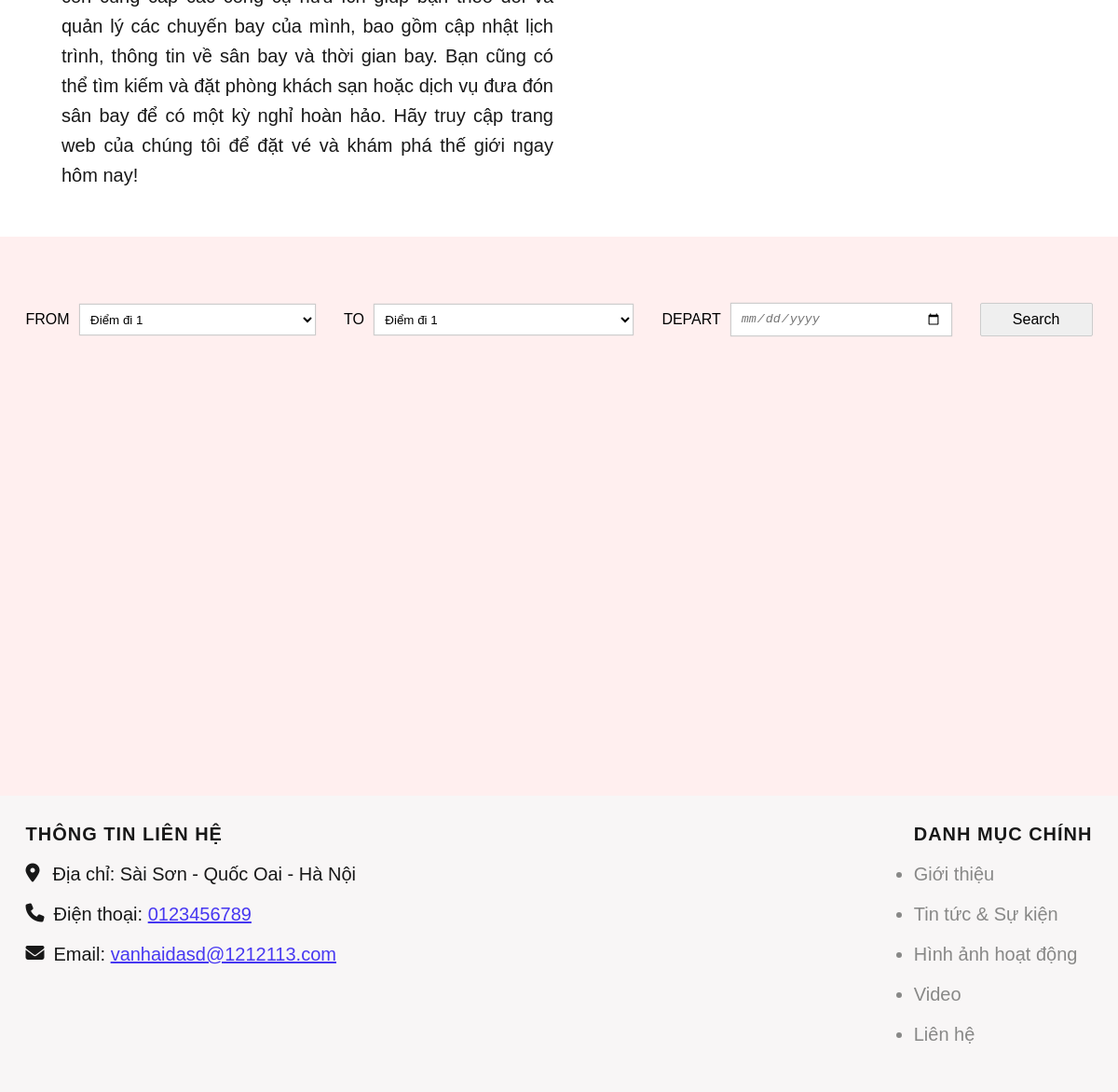
/ (lower part), run on an earlier commit of the app's database.
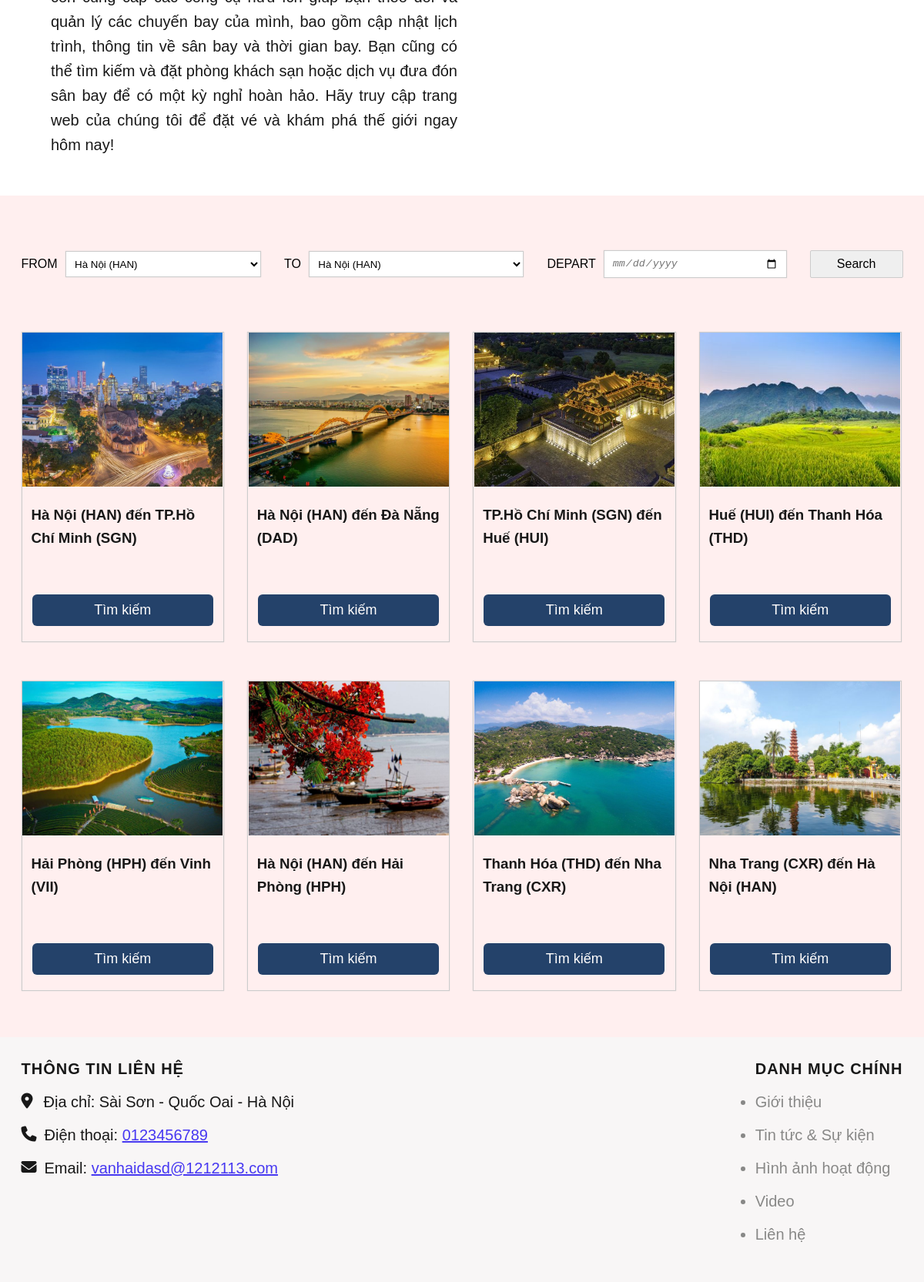
And on a later commit of the database.
### tables this page shows
CREATE TABLE `chuyen_bay` (
  `id` int(11) NOT NULL,
  `ten_may_bay` varchar(255) NOT NULL,
  `id_diemDi` int(11) NOT NULL,
  `id_diemDen` int(11) NOT NULL,
  `ngay_khoi_hanh` date NOT NULL,
  `thoi_gian_di` datetime NOT NULL,
  `thoi_gian_den` datetime NOT NULL,
  `trang_thai` varchar(255) NOT NULL
);

CREATE TABLE `dia_diem` (
  `id` int(11) NOT NULL,
  `ten` varchar(255) NOT NULL,
  `img` varchar(255) NOT NULL
);

### model/pdo.php (called while the page is built, shortened)
<?php
function pdo_get_connection(){
    $servername = "localhost";
    $username = "root";
    $password = "";
    try {
        $conn = new PDO("mysql:host=$servername;dbname=dat_ve_may_bay", $username, $password);
        $conn->setAttribute(PDO::ATTR_ERRMODE, PDO::ERRMODE_EXCEPTION);
        return $conn;
    } catch(PDOException $e) {
        echo "Connection failed: " . $e->getMessage();
    }
}
function pdo_query($sql){
    $sql_args=array_slice(func_get_args(),1);
    try{
        $conn=pdo_get_connection();
        $stmt=$conn->prepare($sql);
        $stmt->execute($sql_args);
        $rows=$stmt->fetchAll();
        return $rows;
    }
    catch(PDOException $e){
        throw $e;
    }
    finally{
        unset($conn);
    }
}
?>

### model/diadiem.php (called while the page is built, shortened)
<?php
    function loadall_diadiem() {
        $sql = "SELECT * FROM `dia_diem` WHERE 1";
        $listDiaDiem = pdo_query($sql);
        return $listDiaDiem;
    }
?>

### model/chuyenbay.php (called while the page is built, shortened)
<?php
    function load_cb_home () {
        $sql = "SELECT cb.*,
        dd_di.ten AS diem_di,
        dd_den.ten AS diem_den,
        dd_den.img AS img_den
        FROM chuyen_bay cb
        JOIN dia_diem dd_di ON cb.id_diemDi = dd_di.id
        JOIN dia_diem dd_den ON cb.id_diemDen = dd_den.id
        WHERE cb.trang_thai LIKE '%chua bay%'
        GROUP BY cb.id_diemDi, cb.id_diemDen
        ORDER BY cb.ngay_khoi_hanh
        LIMIT 8;
        ";
        $list = pdo_query($sql);
        return $list;
    }
?>

### view/home.php (the view, shortened to what this page needs)
<div class="content">
            <div id="info" class="info">
                <div class="info-content">
                    <div class="text">
                        <p></p>
                    </div>
                    <div class="img" style="position: relative;">
                    </div>
                </div>
            </div>
            <div id="tickets" class="tickets">
                <div class="tickets-content">
                    <form action="index.php?act=search" class="tickets-form" method="POST">
                            <div class="box">
                                <label>FROM</label>
                                <select name="diemdi" id="" class="">
                                    <?php
                                        foreach ($listDiaDiem as $value) {
                                            extract($value);
                                            echo '<option value="'.$id.'">'.$ten.'</option>';
                                        }
                                    ?>
                                </select>
                            </div>
                            <div class="box">
                                <label>TO</label>
                                <select name="diemden" id="" class="">
                                    <?php
                                        foreach ($listDiaDiem as $value) {
                                            extract($value);
                                            echo '<option value="'.$id.'">'.$ten.'</option>';
                                        }
                                    ?>
                                </select>
                            </div>
                            <div class="box">
                                <label>DEPART</label>
                                <input name="ngaydi" type="date" class="from" min="<?= date('Y-m-d');?>">
                            </div>
                            <input type="submit" name="search" value="Search" class="btn-search">
                    </form>
                    <div class="tikets-buy">
                        <div class="row-item">
                            <?php
                                $i = 1;
                                foreach ($listCbHome as $value) {
                                    extract($value);
                            ?>
                            <div class="item">
                                <img src="upload/<?= $img_den ?>" alt="ảnh lỗi">
                                <div class="item-text">
                                    <h3 style="line-height: 1.6;"><?= $diem_di ?> đến <?= $diem_den ?></h3>
                                </div>
                                <form action="index.php?act=search" method="POST">
                                    <input type="submit" name="search" value="Tìm kiếm" class="btn-buy">
                                </form>
                            </div>
                            <?php if ($i % 4 == 0) { ?>
                                </div>
                                <div class="row-item">
                            <?php }
                                    $i++;
                                }
                            ?>
                        </div>
                    </div>
                </div>
            </div>

### view/header.php (shortened to what this page needs)
<!DOCTYPE html>
<html lang="en">
<head>
    <link rel="stylesheet" href="https://cdnjs.cloudflare.com/ajax/libs/font-awesome/6.3.0/css/all.min.css" />
    <link rel="stylesheet" href="css/styles.css">
</head>
<body onload="run()">
    <div class="container">

### index.php (shortened to what this page needs)
<?php
    include "model/pdo.php";
    include "model/chuyenbay.php";
    include "model/diadiem.php";
    include 'view/header.php';
    $listCbHome = load_cb_home();
    $listDiaDiem = loadall_diadiem();
    if(isset($_GET['act']) && ($_GET['act'] != '')){
        $act = $_GET['act'];
        switch ($act) {
            case 'dscb':
                $listCb = loadall_chuyenbay('user');
                include 'view/datve/dschuyenbay.php';
                break;
            case 'search':
                if(isset($_POST['search'])) {
                    $from = $_POST['diemdi'];
                    $to = $_POST['diemden'];
                    $depart = $_POST['ngaydi'];
                    $listCb = search_chuyenbay($from, $to, $depart);
                    if(!$listCb) $mess = "Không Có Chuyến Bay";
                    include 'view/datve/dschuyenbay.php';
                }
                break;
            case 'datve':
                if(isset($_GET['id']) && ($_GET['id'] > 0)) {
                    $cb = loadone_chuyenbay($_GET['id'], 'user');
                    $listGheNgoi = loadall_ghengoi();
                    $listVe = get_all_ve($_GET['id']);
                    include 'view/datve/formdatve.php';
                }
                break;
            case 'hoadon':
                if(isset($_POST['submit'])) {
                    $hoTen = $_POST['ten'];
                    $gioiTinh = $_POST['gioitinh'];
                    $sdt = $_POST['sdt'];
                    $diaChi = $_POST['diachi'];
                    $loaiVe = $_POST['select_slot'];
                    $maGhe = $_POST['slot'];
                    $idChuyenBay = $_POST['id'];
                    $ve = get_one_ve($idChuyenBay, $loaiVe);
                }
                include 'view/datve/hoadon.php';
                break;
            case 'thanhtoan':
                if(isset($_POST['submit'])) {
                    $_SESSION['payment_data'] = [
                        'id_ve' => $_POST['id_ve'],
                        'id_user' => $_POST['id_user'],
                        'ngay_dat' => $_POST['ngay_dat'],
                        'gio_dat' => $_POST['gio_dat'],
                        'gia_ve' => $_POST['gia_ve'],
                        'ma_ghe' => $_POST['ma_ghe']
                    ];
                    header("Location: ./vnpay_php/vnpay_create_payment.php");
                }
                break;
            case 'thanhtoantc':
                if (isset($_SESSION['payment_data']) && $_GET['vnp_ResponseCode'] == 0) {
                    $paymentData = $_SESSION['payment_data'];
                    insert_datve($paymentData['id_ve'], $paymentData['id_user'], $paymentData['ngay_dat'], $paymentData['gio_dat'], $paymentData['gia_ve']);
                    insert_ghengoi($paymentData['ma_ghe'], $paymentData['id_ve'], 0);
                    unset($_SESSION['payment_data']);
                    include 'view/datve/datvethanhcong.php';
                } else {
                    include 'view/home.php';
                }
                break;
            case 'dangnhap':
                if(isset($_POST['submit'])) {
                    $user = $_POST['user'];
                    $pass = $_POST['pass'];
                    $loginMess = dangnhap($user, $pass);
                    if($loginMess == "") {
                        if($_SESSION['role'] == 0) header("Location: admin/index.php");
                        else header("Location: index.php");
                    }
                }
                include 'view/login/dangnhap.php';
                break;
            case 'dangxuat':
                dangxuat();
                header("Location: index.php");
                break;
            case 'dangky':
                if(isset($_POST['submit'])) {
                    $user = $_POST['user'];
                    $pass = $_POST['pass'];
                    $email = $_POST['email'];
                    insert_taikhoan($user, $pass, $email);
                    header('Location: index.php?act=dangnhap');
                }
                include 'view/login/dangky.php';
                break;
            case 'quenmk':
                include 'view/login/quenmk.php';
                break;
        }
    }else{
        include 'view/home.php';
    }
    include 'view/footer.php';
?>

### view/footer.php (shortened to what this page needs)
            <footer class="footer">
                <div class="body-footer">
                    <div class="footer__info">
                        <p class="footer-name">THÔNG TIN LIÊN HỆ</p>
                        <div class="footer-info">
                            <div href="#" class="info-link">
                                <i class="fa-solid fa-location-dot info-icon"></i>
                                <p class="info-text">Địa chỉ: Sài Sơn - Quốc Oai - Hà Nội</p>
                            </div>
                            <div href="#" class="info-link">
                                <i class="fa-solid fa-phone info-icon"></i>
                                <p class="info-text">Điện thoại: <a href="tell: +00 0123456789">0123456789</a></p>
                            </div>
                            <div href="#" class="info-link">
                                <i class="fa-solid fa-envelope info-icon"></i>
                                <p class="info-text">Email: <a href="mailto:vanhaidasd@1212113.com">vanhaidasd@1212113.com</a></p>
                            </div>
                        </div>
                    </div>
                    <div class="footer__list">
                        <p class="footer-name">DANH MỤC CHÍNH</p>
                        <ul class="footer-list">
                            <li class="footer-list-item"><a href="#!">Giới thiệu</a></li>
                            <li class="footer-list-item"><a href="#!">Tin tức & Sự kiện</a></li>
                            <li class="footer-list-item"><a href="#!">Hình ảnh hoạt động</a></li>
                            <li class="footer-list-item"><a href="#!">Video</a></li>
                            <li class="footer-list-item"><a href="#!">Liên hệ</a></li>
                        </ul>
                    </div>
                </div>
            </footer>
        </div>
    </div>
</body>
</html>

### css/styles.css (style rules this page uses)
* { padding: 0; margin: 0; box-sizing: border-box; }
:root { --blue: #104fa8; }
html { scroll-behavior: smooth; }
body { font-family: sans-serif; }
.container { width: 100%; height: auto; }
.form-ticket, .content .info { text-align: center; margin: 50px 0; }
.info-content { display: flex; justify-content: space-around; }
.info-content>* { width: 44%; }
.info-content .text { line-height: 1.6; text-align: justify; font-size: 20px; margin-left: 40px; color: rgb(24, 24, 24); }
.tickets { min-height: 600px; text-align: center; padding: 1px 0 60px; background-color: #ffefef; }
.info-link { margin: 20px 0; display: flex; }
.info-link a { color: #1b09f0; opacity: 0.8; }
.info-link:first-child p { margin-left: 14px; }
.info-link p { margin-left: 10px; font-weight: 500; }
.footer { width: 100%; background-color: #f8f6f6; }
.body-footer { width: 1145px; height: auto; margin: 0 auto; background-color: #f8f6f6; display: flex; justify-content: space-between; }
.footer__list, .footer__info { margin: 30px 0; font-size: 20px; font-weight: 600; color: rgb(24, 24, 24); }
.footer-name { letter-spacing: 1px; }
.footer-list a { font-weight: 400; color: #888887; text-decoration: none; }
li.footer-list-item { margin: 20px 0; }
ul.footer-list { color: #888887; }
.tickets-form { width: 1145px; margin: 70px auto; display: flex; justify-content: space-evenly; gap: 30px; }
.tickets-form select { width: 100%; background-color: #fff; }
.tickets-form .box { display: flex; align-items: center; flex: 1; }
.tickets-form .box label { margin-right: 10px; }
.box input { width: 80%; padding: 8px 10px; outline: none; border: 1px solid #ccc; font-style: italic; color: #757575; box-shadow: 0 0 1px #ccc; }
select { padding: 7.48px; background-color: #ffdea5; border: 1px solid #ccc; box-shadow: 0 0 1px #ccc; }
.btn-search { padding: 8px 34px; border-radius: 2px; border: 1px solid #ccc; font-size: 16px; }
.row-item { width: 1145px; margin: 0 auto; display: flex; gap: 30px; }
.row-item:first-child { margin-bottom: 50px; }
.item { width: 23%; border: 1px solid #ccc; box-shadow: 0 0 1px #ccc; }
.item img { width: 260px; height: 200px; object-fit: cover; }
h3 { margin: 8px 0; text-align: left; line-height: 1.4; color: rgb(24, 24, 24); }
.item-text { padding: 10px 12px; }
.btn-buy { display: block; width: 90%; padding: 10px; margin: 40px auto 20px; background-color: #0d305c; color: white; font-size: 18px; border-radius: 6px; opacity: 0.9; border: none; text-decoration: none; }

What changed in the data, as far as the page shows it:
added chuyen_bay: id_diemDen.img (picture), id_diemDi.ten "Hà Nội (HAN)", id_diemDen.ten "TP.Hồ Chí Minh (SGN)"
added chuyen_bay: id_diemDen.img (picture), id_diemDi.ten "Hà Nội (HAN)", id_diemDen.ten "Đà Nẵng (DAD)"
added chuyen_bay: id_diemDen.img (picture), id_diemDi.ten "TP.Hồ Chí Minh (SGN)", id_diemDen.ten "Huế (HUI)"
added chuyen_bay: id_diemDen.img (picture), id_diemDi.ten "Huế (HUI)", id_diemDen.ten "Thanh Hóa (THD)"
added chuyen_bay: id_diemDen.img (picture), id_diemDi.ten "Hải Phòng (HPH)", id_diemDen.ten "Vinh (VII)"
added chuyen_bay: id_diemDen.img (picture), id_diemDi.ten "Hà Nội (HAN)", id_diemDen.ten "Hải Phòng (HPH)"
added chuyen_bay: id_diemDen.img (picture), id_diemDi.ten "Thanh Hóa (THD)", id_diemDen.ten "Nha Trang (CXR)"
added chuyen_bay: id_diemDen.img (picture), id_diemDi.ten "Nha Trang (CXR)", id_diemDen.ten "Hà Nội (HAN)"
Also different on the page:
form field diemdi: "Điểm đi 1" → "Hà Nội (HAN)"
form field diemden: "Điểm đi 1" → "Hà Nội (HAN)"
